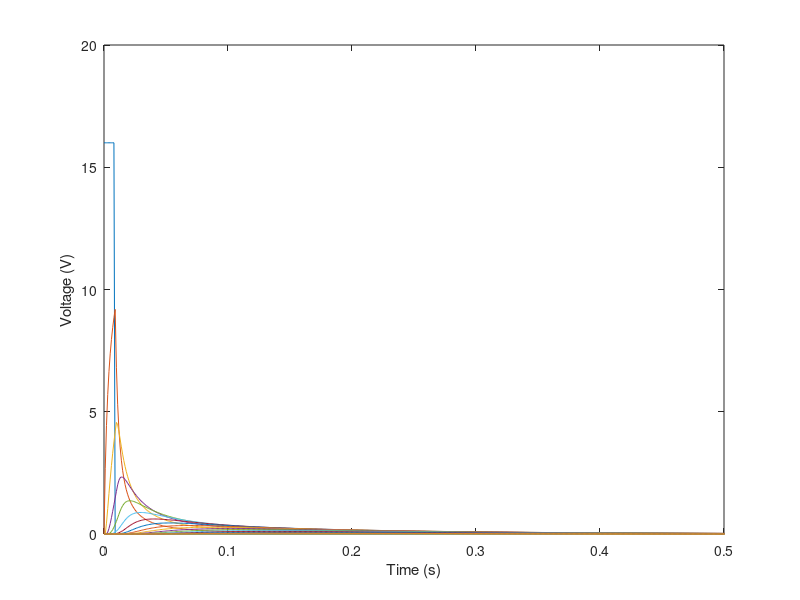

MATLAB code for this plot:
N= 17;

dt = 1; %time step: This should be chosen carefully: remember that the
% in the system is T_fund=RC. If you want to simulate, you should choose
% the time step to be significantly smaller RC, perhaps say, dt=RC/100, see
% below;  but we also have a 10 ms pulse in the system, so let's choose
% dt=0.001
dt=1/1000; % redefinition of dt

V = zeros(10000,N);   %voltage values, go down rows for each time step
%each column is for each V_k
% dV = zeros(size(V)); This is really redundant ( afterwards you can derive
% it from V if you want); just define as a vector as follows:
dV=zeros(1,17);
R = .06;  %I set R=C=1; that is a bit too far from the real time constant 
% in the expeirment, so I reduced C to 0.05 to get closer
C = .1;
t = 0;
Time=linspace(0,10000,17); % I think this is a wrong interpretation of

% linspace. I would define a time axis as after the loop

V(:,1) = 16;  %set V_1 = 16 for each time step
V(:,17) = 0;  %set V_17 = 0 for each time step
dV(:,1) = 0;
dV(:,17) = 0;
%
% the order of operations of the loops should be changed: the inner loop
% (fastest one) should be the spatial part, the outer is the time steps
%
t=dt; % need to initialize
kt=1;
while kt < 10000 % need a discrete index, since the loop refers to
    % matrix elements that depend on the index. To avoid confusion I
    % renamed this to kt
    if t<=10/1000 % need to implement the driving pulse (10ms at 16 Volt)
        V(kt,1)=16;
    else
        V(kt,1)=0;
    end
    for i = 2:16
        % in the following you must make dV(t+1,i) depend on the previous
        % values of V, so the right hand side should have t and NOT t+1; also
        % you cannot use t as a 'real' number to index an array, so use k
        % instead
        dV(i) = dt*(V(kt,i-1) - 2*V(kt,i) + V(kt,i+1))/(R*C);%discrete eq
    end
    V(kt+1,:) = V(kt,:) + dV;
    t = t+dt;
    kt=kt+1;
end

Time=(0:dt:t);

% Plot voltage as a function of time.
figure(1);clf
plot(Time, V(:,:))
xlabel('Time (s)')
ylabel('Voltage (V)')
axis([0,.5,0,20])
